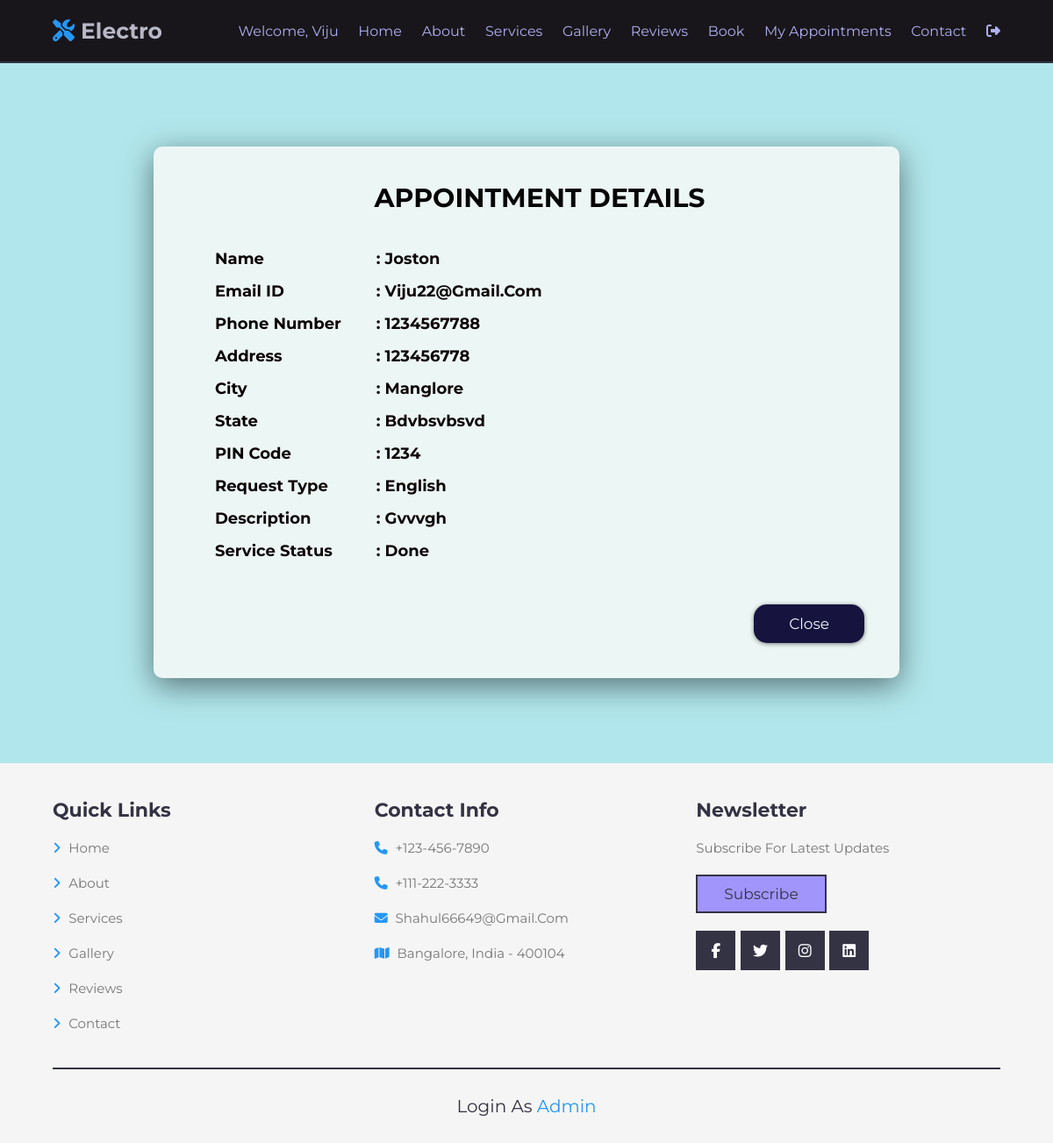
Screenshot of /show/2 (signed in) with the database file from the repository.
### electro_app/models.py (models this page shows, shortened)
class customer_request(models.Model):
    customer_name=models.CharField(max_length=10)
    email_ID=models.EmailField()
    phone_number=models.CharField(max_length=10)
    address=models.TextField()
    city=models.CharField(max_length=10)
    state=models.CharField(max_length=10)
    pin_code=models.PositiveIntegerField()
    request_Type=models.CharField(max_length=50, choices=(('english','arduino'),('history','motor'),('electro','battery')), default=" ")
    description=models.TextField()
    date=models.DateField()
    connect=models.ForeignKey(User,default=None, on_delete=models.CASCADE, null=True)
    cdate=models.DateTimeField(auto_now_add=True)

### electro_app/views.py (the view)
# urls.py: path('show/<ID>', views.show, name="show"),
def show(request, ID):
        name=customer_request.objects.get(pk=ID)
        form=booking_form(request.POST or None,instance=name)
        if form.is_valid():
            form.save()
            return redirect('/appointment')
        return render(request, 'show.html',{'show':name})

### templates/show.html (shortened to what this page needs)
{% extends 'base.html' %}
{% load static %}
{% block body %}
<link rel="stylesheet" href="{% static 'css/booking.css'%}">
    <div class="container">
        <form>
            <h3 class="title">Appointment Details</h3>
            <b>
                <table class="table">
                    <tr>
                        <td>Name</td>
                         <td class="rg">: {{show.customer_name}}</td>
                    </tr>
                    <tr>
                        <td>Email ID</td>
                        <td class="rg">: {{show.email_ID}}</td>
                    </tr>
                    <tr>
                        <td>Phone Number</td>
                         <td class="rg">: {{show.phone_number}}</td>
                    </tr>
                    <tr>
                        <td>Address</td>
                         <td class="rg">: {{show.address}}</td>
                    </tr>
                    <tr>
                        <td>City</td>
                         <td class="rg">: {{show.city}}</td>
                    </tr>
                    <tr>
                        <td>State</td>
                        <td class="rg">: {{show.state}}</td>
                    </tr>
                    <tr>
                        <td>PIN Code</td>
                         <td class="rg">: {{show.pin_code}}</td>
                    </tr>
                    <tr>
                        <td>Request Type</td>
                         <td class="rg">: {{show.request_Type}}</td>
                    </tr>
                    <tr>
                        <td>Description</td>
                         <td class="rg">: {{show.description}}</td>
                    </tr>
                    {% if show.cdate.date <= show.date %} <tr>
                        <td><b>Service Status</b></td>
                        <td class="rg">: <b> pending...</b></td>
                        </tr>
                        {% else %}
                        <tr>
                            <td><b>Service Status</b></td>
                            <td class="rg">: <b> done</b></td>
                        </tr>
                        {% endif %}
                </table>
            </b>
            <button class="submit-btn"><a href="/appointment">close</a></button>
        </form>
    </div>
{% endblock body %}

### templates/base.html (shortened to what this page needs)
<!DOCTYPE html>
<html lang="en">
<head>
   {% load static %}
   <link rel="stylesheet" href="https://cdnjs.cloudflare.com/ajax/libs/font-awesome/5.15.4/css/all.min.css">
   <link rel="stylesheet" href="https://cdnjs.cloudflare.com/ajax/libs/lightgallery-js/1.4.0/css/lightgallery.min.css">
   <link rel="stylesheet" href="{% static 'css/stylo.css'%}">
</head>
<body>
   <header class="header">
      <nav class="navbar">
         <a href="#" class="logo"> <i class="fas fa-tools"></i> electro </a>
         <div class="links">
            {% if user.is_authenticated %}
            {% if request.user.first_name == "" %}
            <a>welcome, {{request.user.username}}</a>
            {% else %}
            <a>welcome, {{request.user.first_name}}</a>
            {% endif %}
            {% endif %}
            <a href="/">home</a>
            <a href="/#about">about</a>
            <a href="/#services">services</a>
            <a href="/#gallery">gallery</a>
            <a href="/#reviews">Reviews</a>
            <a href="/bookings">Book</a>
            <a href="/appointment">My Appointments</a>
            <a href="/#contact">contact</a>
            {% if user.is_authenticated %}
            <a href="/logoutuser"><i class="fa-solid fa-right-from-bracket"></i></a>
            {% else %}
            <a href="/logins"><i class="fa-solid fa-right-to-bracket"></i></a>
            {% endif %}
         </div>
      </nav>
   </header>
{% block body %}{% endblock body %}
   <section class="footer">
    <div class="box-container">
       <div class="box">
          <h3>quick links</h3>
          <a class="link" href="#home"> <i class="fas fa-angle-right"></i> Home</a>
          <a class="link" href="#about"> <i class="fas fa-angle-right"></i> About</a>
          <a class="link" href="#services"> <i class="fas fa-angle-right"></i> Services</a>
          <a class="link" href="#gallery"> <i class="fas fa-angle-right"></i> Gallery</a>
          <a class="link" href="#reviews"> <i class="fas fa-angle-right"></i> Reviews</a>
          <a class="link" href="#contact"> <i class="fas fa-angle-right"></i> Contact</a>
       </div>
       <div class="box">
          <h3>contact info</h3>
          <a href="#" class="link"> <i class="fas fa-phone"></i> +123-456-7890 </a>
          <a href="#" class="link"> <i class="fas fa-phone"></i> +111-222-3333 </a>
          <a href="#" class="link"> <i class="fas fa-envelope"></i> shahul66649@gmail.com </a>
          <a href="#" class="link"> <i class="fas fa-map"></i> Bangalore, india - 400104 </a>
       </div>
       <div class="box">
          <h3>newsletter</h3>
          <p>Subscribe for latest updates</p>
          <form action="/subscrib" method="post" onsubmit="subscribe()">
             <input type="submit" value="subscribe" class="btn">
          </form>
          <div class="share">
             <a href="#" class="fab fa-facebook-f"></a>
             <a href="#" class="fab fa-twitter"></a>
             <a href="#" class="fab fa-instagram"></a>
             <a href="#" class="fab fa-linkedin"></a>
          </div>
       </div>
    </div>
    <div class="credit"> Login as <a href="/admin"><span>admin</span></a></div>
 </section>
</body>
 </html>

### statics/CSS/stylo.css (style rules this page uses)
* { font-family: 'Montserrat', sans-serif; margin: 0; padding: 0; -webkit-box-sizing: border-box; box-sizing: border-box; outline: none; border: none; text-decoration: none; -webkit-transition: all .2s linear; transition: all .2s linear; }
html { font-size: 62.5%; overflow-x: hidden; scroll-behavior: smooth; scroll-padding-top: 6rem; background-color: rgb(177, 231, 236); }
section { padding: 5rem 10%; }
.btn { display: inline-block; margin-top: 1rem; padding: 1rem 3rem; cursor: pointer; background: rgb(161, 149, 252); font-size: 1.7rem; text-transform: capitalize; color: #334; border: 0.2rem solid #334; }
.header .navbar { padding: 2rem 10%; padding-left: 5rem; padding-right: 5rem; display: -webkit-box; display: -ms-flexbox; display: flex; -webkit-box-align: center; -ms-flex-align: center; align-items: center; -webkit-box-pack: justify; -ms-flex-pack: justify; justify-content: space-between; background: rgb(24, 22, 26); border-bottom: 0.2rem solid #334; position: fixed; top: 0; left: 0; right: 0; z-index: 1000; width: 100%; }
.header .navbar .logo { font-size: 2.5rem; text-transform: capitalize; color: rgb(183, 183, 199); font-weight: bolder; }
.header .navbar .logo i { color: #2597f4; }
.header .navbar .links a { margin-left: 2rem; font-size: 1.6rem; text-transform: capitalize; color: rgb(174, 174, 241); }
.footer { background: #f5f5f5; }
.footer .box-container { display: -ms-grid; display: grid; -ms-grid-columns: (minmax(25rem, 1fr))[auto-fit]; grid-template-columns: repeat(auto-fit, minmax(25rem, 1fr)); gap: 2rem; }
.footer .box-container .box h3 { font-size: 2.2rem; text-transform: capitalize; color: #334; padding: 1rem 0; }
.footer .box-container .box .link { display: block; padding: .5rem 0; font-size: 1.5rem; line-height: 2; color: #777; }
.footer .box-container .box .link i { padding-right: .5rem; color: #2597f4; }
.footer .box-container .box p { padding: .5rem 0; font-size: 1.5rem; line-height: 2; color: #777; }
.footer .box-container .box .share { margin-top: 2rem; }
.footer .box-container .box .share a { height: 4.5rem; width: 4.5rem; line-height: 4.5rem; font-size: 1.7rem; background: #334; color: #fff; margin-right: .3rem; text-align: center; }
.footer .credit { font-size: 2rem; text-transform: capitalize; color: #334; margin-top: 3rem; padding-top: 3rem; border-top: 0.2rem solid #334; text-align: center; }
.footer .credit span { color: #2597f4; }
@media (max-width: 1200px) { .header .navbar { padding: 2rem 5%; } }
@media (max-width: 1200px) { section { padding: 3rem 5%; } }

### statics/CSS/booking.css (style rules this page uses)
* { font-family: 'Montserrat', sans-serif; margin:0; padding:0; box-sizing: border-box; outline: none; border:none; text-transform: capitalize; transition: all .2s linear; }
.container { display: flex; justify-content: center; align-items: center; padding:25px; min-height: 100vh; background-color: rgb(177, 231, 236); margin-top: 7rem; }
.container form { position: relative; width: 100%; max-width: 850px; padding: 80px 40px 40px; padding-top: 2rem; background: rgb(236, 246, 245); border-radius: 10px; color: rgb(9, 1, 1); box-shadow: 0 9px 35px rgba(0,0,0,0.5); margin-top: 4rem; margin-bottom: 4rem; }
.container form::before { content:''; position: absolute; top: 0; left: 0; width: 50%; height: 100%; background: rgba(255, 255, 255, 0.025); transform: skewX(-26deg); transform-origin: bottom; border-radius: 10px; pointer-events: none; }
.container form .title { font-size: 35px; color:rgb(0, 0, 0); padding-top: 2rem; padding-bottom: 1.5rem; text-transform: uppercase; text-align: center; }
.container form .submit-btn { width: 100%; padding:12px; font-size: 17px; color:#fff; margin-top: 5px; cursor: pointer; border-radius: 15px; box-shadow: 0 1px 5px rgba(0,0,0,0.5); background: rgb(22, 19, 62); }
.container form .submit-btn::placeholder { color: rgb(116, 210, 244); }

### templates/show.html (style rules this page uses)
.container form { padding-left: 7rem; }
.table { font-size: 18px; height: 150px; margin-top: 1rem; margin-bottom: 3rem; border-collapse: separate; border-spacing: 0 15px; }
.rg { padding-left: 4rem; }
.container form .submit-btn { float: right; width: 17%; }
.container form .submit-btn a { text-decoration: none; color: aliceblue; }
.container form .title { font-size: 30px; }

### rows the page displays
customer_request: customer_name "Joston", email_ID "Viju22@gmail.com", phone_number "1234567788", address "123456778", city "Manglore", state "Bdvbsvbsvd", pin_code "1234", request_Type "English", description "Gvvvgh"

### other values shown
{{ request.user.username }} "Viju"
